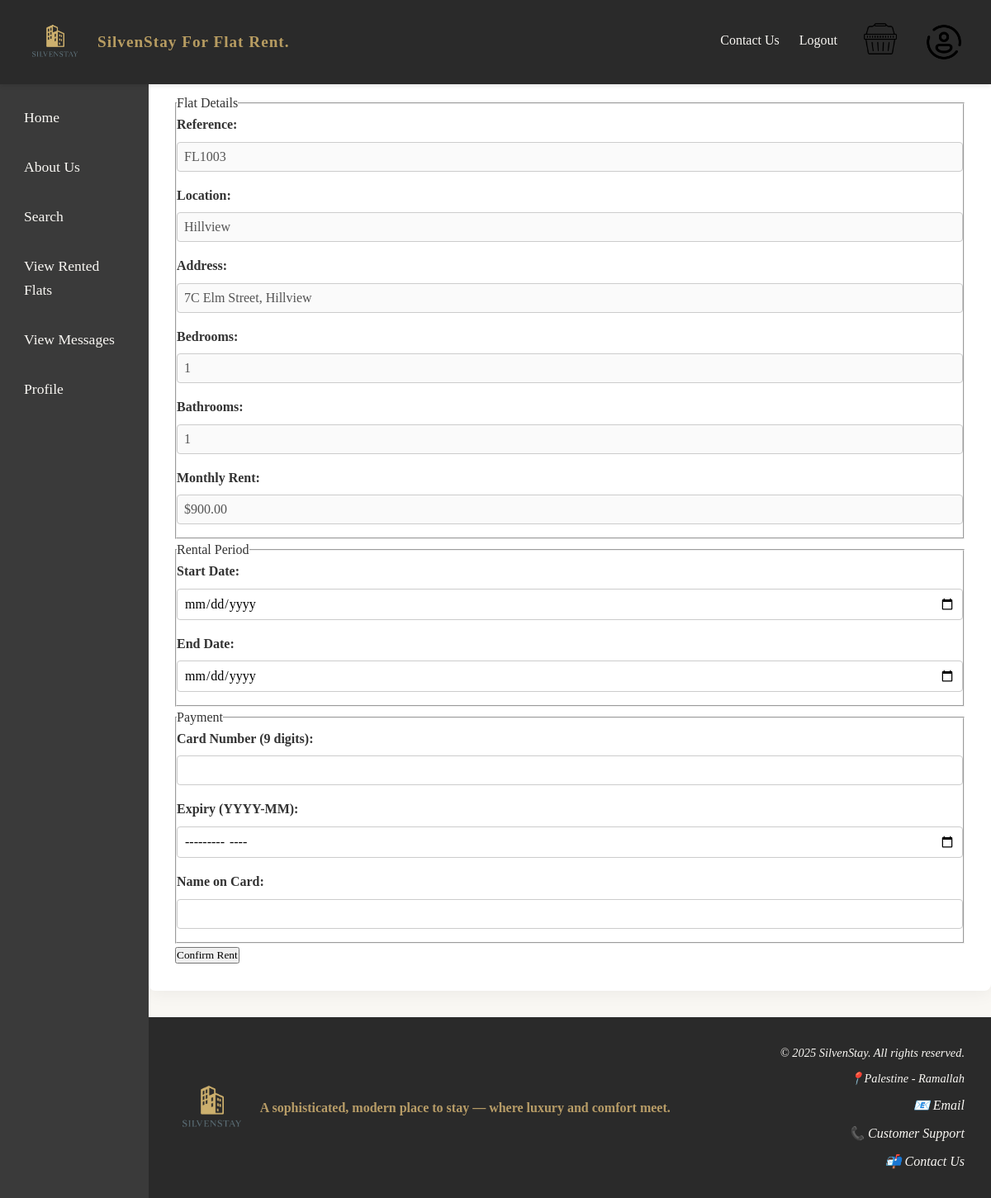
Screenshot of /rent.php?id=3 (signed in) with the database file from the repository.
### tables this page shows
CREATE TABLE flats
(
    flat_id            INT AUTO_INCREMENT PRIMARY KEY,
    reference_number   VARCHAR(6) UNIQUE NOT NULL,
    owner_id           INT               NOT NULL,
    location           VARCHAR(100)      NOT NULL,
    address            VARCHAR(255)      NOT NULL,
    monthly_rent       DECIMAL(10, 2)    NOT NULL,
    available_from     DATE              NOT NULL,
    available_to       DATE,
    bedrooms           INT               NOT NULL,
    bathrooms          INT               NOT NULL,
    size_sqm           INT               NOT NULL,
    is_furnished       BOOLEAN           NOT NULL,
    has_heating        BOOLEAN           NOT NULL,
    has_ac             BOOLEAN           NOT NULL,
    has_access_control BOOLEAN           NOT NULL,
    has_parking        BOOLEAN           NOT NULL,
    has_backyard       BOOLEAN           NOT NULL,
    has_playground     BOOLEAN           NOT NULL,
    has_storage        BOOLEAN           NOT NULL,
    rental_conditions  TEXT,
    status             ENUM ('pending', 'approved', 'rented') DEFAULT 'pending',
    approved_by        INT,
    approval_date      DATETIME,
    FOREIGN KEY (owner_id) REFERENCES users (user_id),
    FOREIGN KEY (approved_by) REFERENCES users (user_id)
);

### rent.php (the view, shortened to what this page needs)
<?php
$pdo = getPDOConnection();
$flat_id = isset($_GET['id']) ? intval($_GET['id']) : 0;
$stmt = $pdo->prepare("
    SELECT f.*, d.title, d.description, u.name AS owner_name, u.owner_id, u.user_id AS owner_user_id,
           CONCAT(u.flat_no, ', ', u.street, ', ', u.city) AS owner_address,
           u.mobile_number AS owner_mobile
    FROM flats f
    LEFT JOIN flat_descriptions d ON f.flat_id = d.flat_id
    LEFT JOIN users u ON f.owner_id = u.user_id
    WHERE f.flat_id = :flat_id
");
$stmt->execute(['flat_id' => $flat_id]);
$flat = $stmt->fetch(PDO::FETCH_ASSOC);
$already_stmt = $pdo->prepare("
    SELECT rental_id FROM rentals
    WHERE flat_id = :flat_id AND customer_id = :customer_id AND status IN ('pending', 'current')
");
$already_stmt->execute([
    'flat_id' => $flat_id,
    'customer_id' => $_SESSION['user_id']
]);
$already_rented = $already_stmt->fetch();
$success = false;
?>
<!DOCTYPE html>
<html lang="en">
<head>
    <link rel="stylesheet" href="styles.css"/>
</head>
<body>
<?php include 'header.php'; ?>
<?php include 'nav.php'; ?>
<main class="site-main">
    <h2>Rent <?= htmlspecialchars($flat['title']) ?></h2>
    <?php if (!$already_rented && !$success): ?>
        <form method="post" novalidate>
            <fieldset disabled>
                <legend>Flat Details</legend>
                <div class="form-group"><label>Reference:</label><input
                            value="<?= htmlspecialchars($flat['reference_number']) ?>"></div>
                <div class="form-group"><label>Location:</label><input
                            value="<?= htmlspecialchars($flat['location']) ?>"></div>
                <div class="form-group"><label>Address:</label><input value="<?= htmlspecialchars($flat['address']) ?>">
                </div>
                <div class="form-group"><label>Bedrooms:</label><input
                            value="<?= htmlspecialchars($flat['bedrooms']) ?>"></div>
                <div class="form-group"><label>Bathrooms:</label><input
                            value="<?= htmlspecialchars($flat['bathrooms']) ?>"></div>
                <div class="form-group"><label>Monthly Rent:</label><input
                            value="$<?= htmlspecialchars(number_format($flat['monthly_rent'], 2)) ?>"></div>
            </fieldset>
            <fieldset>
                <legend>Rental Period</legend>
                <div class="form-group">
                    <label for="start_date">Start Date:</label>
                    <input type="date" name="start_date" required/>
                </div>
                <div class="form-group">
                    <label for="end_date">End Date:</label>
                    <input type="date" name="end_date" required/>
                </div>
            </fieldset>
            <fieldset>
                <legend>Payment</legend>
                <div class="form-group">
                    <label for="card_number">Card Number (9 digits):</label>
                    <input type="text" name="card_number" maxlength="9" pattern="\d{9}" required/>
                </div>
                <div class="form-group">
                    <label for="expiry">Expiry (YYYY-MM):</label>
                    <input type="month" name="expiry" required/>
                </div>
                <div class="form-group">
                    <label for="card_name">Name on Card:</label>
                    <input type="text" name="card_name" required/>
                </div>
            </fieldset>
            <button type="submit">Confirm Rent</button>
        </form>
    <?php endif; ?>
</main>
<?php include 'footer.php'; ?>
</body>
</html>

### styles.css (style rules this page uses)
* { margin: 0; padding: 0; box-sizing: border-box; }
body { display: flex; flex-direction: column; min-height: 100vh; background-color: #f9f7f3; color: #333; line-height: 1.6; overflow-x: hidden; }
body, button, input, select, textarea { font-family: 'Georgia', 'Times New Roman', serif; }
h1, h2, h3, h4 { color: #2a2a2a; }
h2 { font-size: 2rem; font-weight: 600; }
.site-main { flex: 1; padding: 2rem; margin-left: 15%; background-color: white; }
.form-group { margin-bottom: 15px; }
.form-group { margin-bottom: 1rem; }
.form-group label { display: block; margin-bottom: 0.5rem; font-weight: bold; }
.form-group input { width: 100%; padding: 0.5rem; border: 1px solid #ccc; border-radius: 4px; font-size: 1rem; }
.site-main { padding: 2rem; background-color: white; border-radius: 8px; box-shadow: 0 4px 20px rgba(0, 0, 0, 0.05); margin-bottom: 2rem; }
.site-main h2 { font-size: 2.2rem; color: #2a2a2a; margin-bottom: 1rem; position: relative; padding-bottom: 0.5rem; }
.site-main h2::after { content: ''; position: absolute; bottom: 0; left: 0; width: 80px; height: 4px; background-color: #B79C67; }

### rows the page displays
flats: reference_number "FL1003", location "Hillview", address "7C Elm Street, Hillview", bedrooms "1", bathrooms "1", monthly_rent "$900.00"

### other values shown
$link['text'] "Contact Us"
$link['text'] "Logout"
$link['text'] "Home"
$link['text'] "About Us"
$link['text'] "Search"
$link['text'] "View Rented Flats"
$link['text'] "View Messages"
$link['text'] "Profile"
